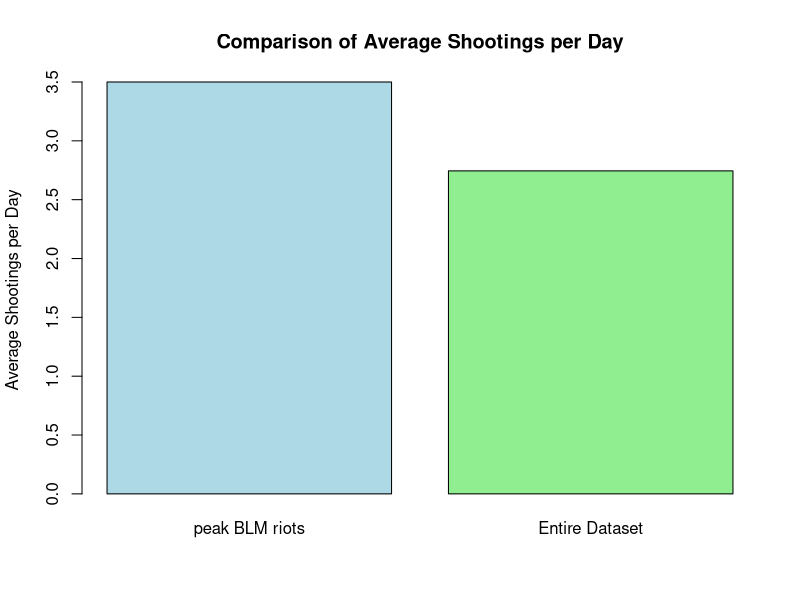
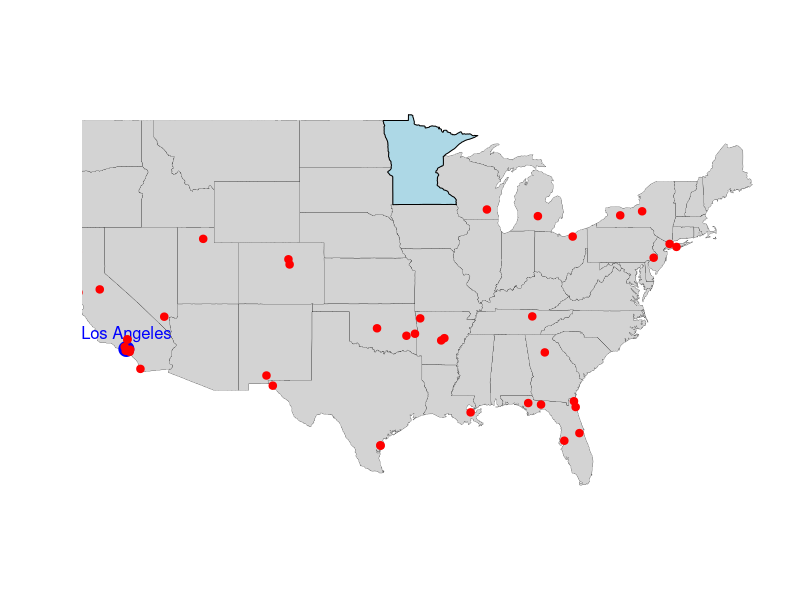
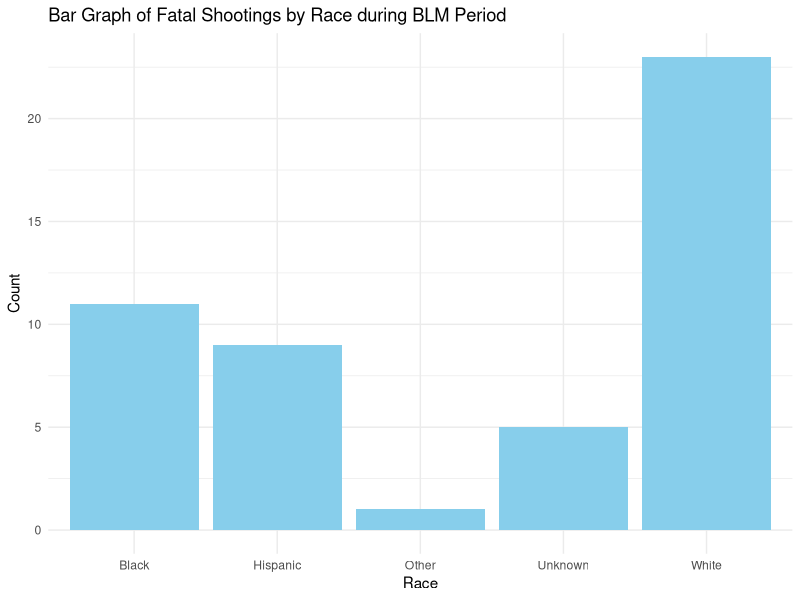
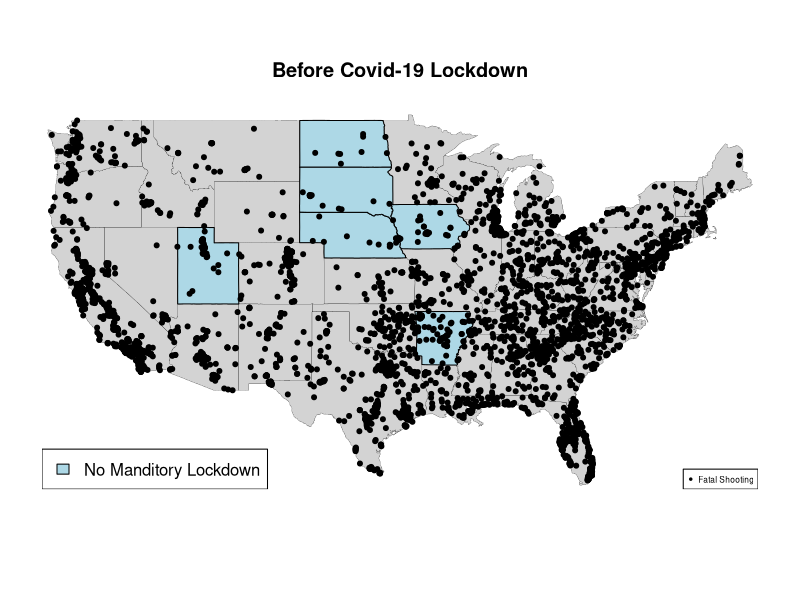
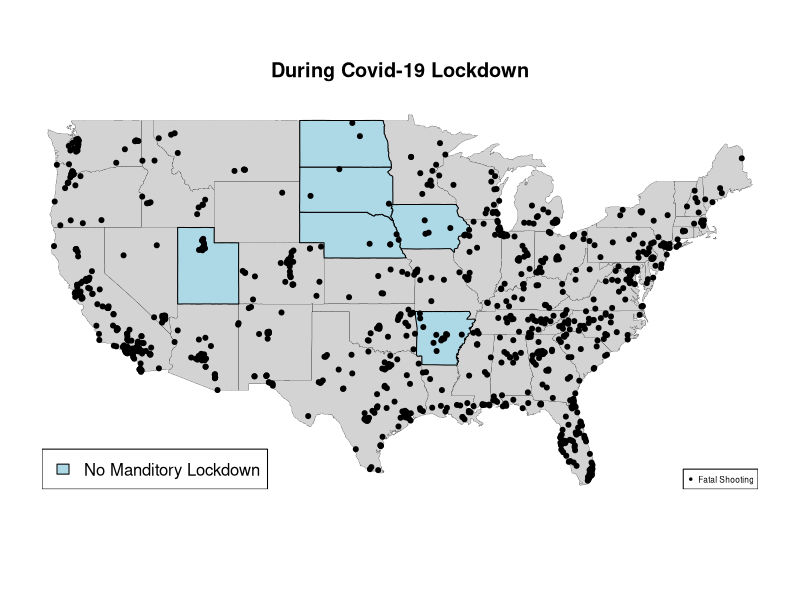
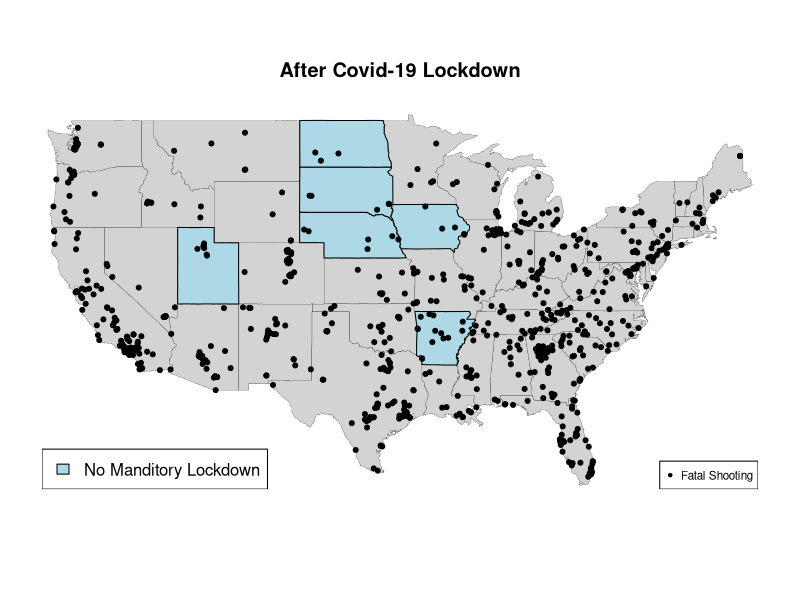
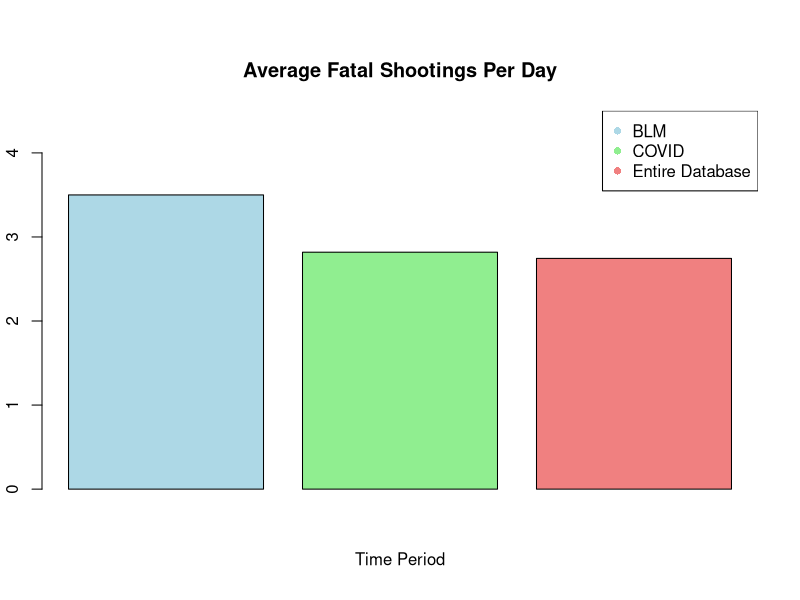
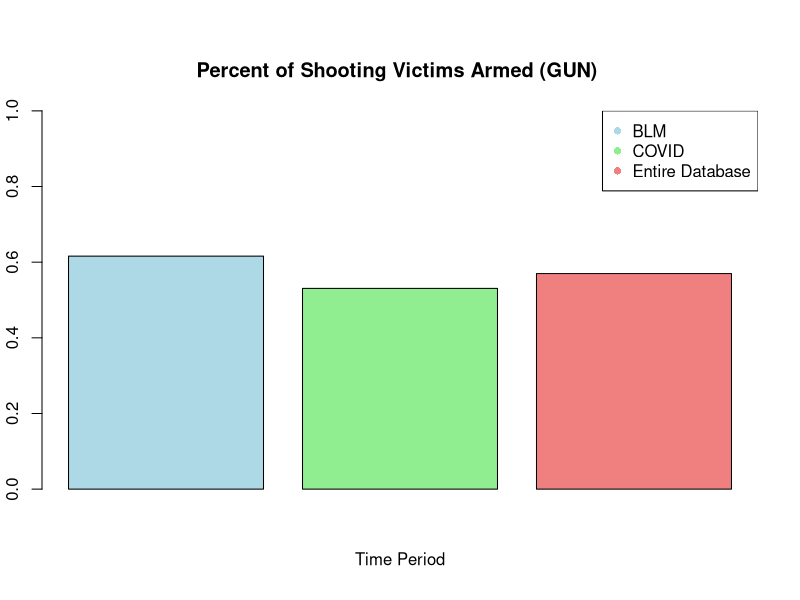

Recreate these plots in R, in order.
## ---- chunk 1
FatalShootingsStats <- read.csv("FatalPoliceShootings_US.csv")

x <-head(FatalShootingsStats, 2)

print(x)
## ---- chunk 2
suppressPackageStartupMessages(library(dplyr))
suppressPackageStartupMessages(library(maps))
suppressPackageStartupMessages(library(tidyverse))
suppressPackageStartupMessages(library(ggplot2))
## ---- chunk 3
#Convert the `date` column to Date format so can extract the year
FatalShootingsStats$date <- as.Date(FatalShootingsStats$date, format = "%m/%d/%Y")

#Made new column for year as an int
FatalShootingsStats$year <- as.integer(format(FatalShootingsStats$date, "%Y"))
## ---- chunk 4
# Specify the two specific dates
date1 <- as.Date("2020-05-26")  
date2 <- as.Date("2020-06-08")  

# Filter data for those two dates and count the total number of shootings
BLM_period <- FatalShootingsStats %>%
  filter(date >= date1 & date <= date2)
 
# Number of unique days in the time period
unique_days_period <- length(seq.Date(date1, date2, by = "day"))

# Total number of shootings in the time period
total_BLM_period <- nrow(BLM_period)

# Average shootings per day for the time period (including all days in the range)
avg_shootings_per_day_BLM <- total_BLM_period / unique_days_period

# Calculate the average number of shootings per day for the entire dataset
# Find the first and last dates in the dataset
first_date <- min(FatalShootingsStats$date)
last_date <- max(FatalShootingsStats$date)

# Number of unique days in the entire dataset (including all days between the first and last date)
unique_days_total <- length(seq.Date(first_date, last_date, by = "day"))

# Total number of shootings in the entire dataset
total_shootings_total <- nrow(FatalShootingsStats)

# Average shootings per day for the entire dataset (including all days in the range)
avg_shootings_per_day_total <- total_shootings_total / unique_days_total

# Print the results
cat("Average shootings per day for the period from May 26, 2020 to June 8, 2020 :", avg_shootings_per_day_BLM, "\n")
cat("Average shootings per day for the entire dataset:", avg_shootings_per_day_total, "\n")

## ---- chunk 5
# Create a vector with the two averages
average_shootings <- c(avg_shootings_per_day_BLM, avg_shootings_per_day_total)

# Create a bar plot
barplot(average_shootings, 
        names.arg = c("peak BLM riots", "Entire Dataset"), 
        main = "Comparison of Average Shootings per Day", 
        ylab = "Average Shootings per Day", 
        col = c("lightblue", "lightgreen"), 
        border = "black")

## ---- chunk 6
state_to_highlight <- "Minnesota"

# Basic Map Plot
maps::map("state", col = "lightgray", fill = TRUE, bg = "white", lwd = 0.2)  # Draw USA map
maps::map("state", region = state_to_highlight, col = "lightblue", fill = TRUE, add = TRUE)

# Overlay points for Los Angeles and Miami
# Coordinates for Los Angeles
points(-118.2437, 34.0522, col = "blue", pch = 19, cex = 2)  # Los Angeles

# Optionally, add text labels for the cities
text(-118.2437, 34.0522, "Los Angeles", pos = 3, col = "blue", cex = 1)

# Overlay points (longitude, latitude) on the map
points(BLM_period$longitude, BLM_period$latitude, col = "red", pch = 20, cex = 1.5)

## ---- chunk 7
ggplot(BLM_period, aes(x = race_name)) +
  geom_bar(fill = "skyblue") +
  labs(title = "Bar Graph of Fatal Shootings by Race during BLM Period",
       x = "Race",
       y = "Count") +
  theme_minimal()
## ---- chunk 8
# filtering data by covid lockdown timeline
during_date1 <- as.Date("2020-03-15")  # main US lockdown start
during_date2 <- as.Date("2021-05-01")  # need to find sorce for this date
during_covid <- FatalShootingsStats %>%
  filter(date >= during_date1 & date <= during_date2)

before_date1 <- min(FatalShootingsStats$date)  
before_date2 <- as.Date("2020-03-14")
before_covid <- FatalShootingsStats %>%
  filter(date >= before_date1 & date <= before_date2)

after_date1 <- as.Date("2021-05-01")  
after_date2 <- max(FatalShootingsStats$date)
after_covid <- FatalShootingsStats %>%
  filter(date >= after_date1 & date <= after_date2)

#total number of shootings per time period
total_shootings_during <- nrow(during_covid)
total_shootings_before <- nrow(before_covid)
total_shootings_after <- nrow(after_covid)

#total number of days in time period
unique_days_during <- length(seq.Date(during_date1, during_date2, by = "day"))
unique_days_before <- length(seq.Date(before_date1, before_date2, by = "day"))
unique_days_after <- length(seq.Date(after_date1, after_date2, by = "day"))

#shootings per day
avg_shootings_during <- total_shootings_during / unique_days_during
avg_shootings_before <- total_shootings_before / unique_days_before
avg_shootings_after <- total_shootings_after / unique_days_after

cat("Before the lockdowns: Total shootings ",total_shootings_before," Average shootings per day", avg_shootings_before, "\n")
cat("During the lockdowns: Total shootings ",total_shootings_during," Average shootings per day", avg_shootings_during, "\n")
cat("After the lockdowns: Total shootings ",total_shootings_after," Average shootings per day", avg_shootings_after, "\n")

## ---- chunk 9
state_to_highlight <- c("Arkansas", "Iowa", "Nebraska", "North Dakota", "South Dakota", "Utah", "Wyomming") #sates that never enforced lockdown

# Basic Map Plot
maps::map("state", col = "lightgray", fill = TRUE, bg = "white", lwd = 0.2)  
maps::map("state", region = state_to_highlight, col = "lightblue", fill = TRUE, add = TRUE)
points(before_covid$longitude, before_covid$latitude, col = "black", pch = 20, cex = 1.0)
legend("bottomright", legend = "Fatal Shooting", pch = 20, col = "black", cex = 0.5)
legend("bottomleft", legend = "No Manditory Lockdown", fill= "lightblue", col = "lightblue", cex = 1)
title(main= "Before Covid-19 Lockdown")

maps::map("state", col = "lightgray", fill = TRUE, bg = "white", lwd = 0.2) 
maps::map("state", region = state_to_highlight, col = "lightblue", fill = TRUE, add = TRUE)
points(during_covid$longitude, during_covid$latitude, col = "black", pch = 20, cex = 1.0)
legend("bottomright", legend = "Fatal Shooting", pch = 20, col = "black", cex = 0.5)
legend("bottomleft", legend = "No Manditory Lockdown", fill= "lightblue", col = "lightblue", cex = 1)
title(main= "During Covid-19 Lockdown")

maps::map("state", col = "lightgray", fill = TRUE, bg = "white", lwd = 0.2)  
maps::map("state", region = state_to_highlight, col = "lightblue", fill = TRUE, add = TRUE)
points(after_covid$longitude, after_covid$latitude, col = "black", pch = 20, cex = 1.0)
legend("bottomright", legend = "Fatal Shooting", pch = 20, col = "black", cex = 0.7)
legend("bottomleft", legend = "No Manditory Lockdown", fill= "lightblue", col = "lightblue", cex = 1)
title( "After Covid-19 Lockdown")
## ---- chunk 10
#"Arkansas", "Iowa", "Nebraska", "North Dakota", "South Dakota", "Utah", "Wyomming"
## Arkansas data 
before_ar <- before_covid %>%
  filter(before_covid$state == "AR" | before_covid$state == "IA" | before_covid$state == "NE" | before_covid$state == "ND" | before_covid$state == "SD" | before_covid$state == "UT" | before_covid$state == "WY" )
during_ar <- during_covid %>%
  filter(during_covid$state == "AR" | during_covid$state == "IA" | during_covid$state == "NE" | during_covid$state == "ND" | during_covid$state == "SD" | during_covid$state == "UT" | during_covid$state == "WY" )
after_ar <- after_covid %>%
  filter(after_covid$state == "AR" | after_covid$state == "IA" | after_covid$state == "NE" | after_covid$state == "ND" | after_covid$state == "SD" | after_covid$state == "UT" | after_covid$state == "WY" )

#total number of shootings per time period
total_shootings_Bar <- nrow(during_ar)
total_shootings_Dar <- nrow(before_ar)
total_shootings_Aar <- nrow(after_ar)

#shootings per day
state_avg_shootings_during <- total_shootings_Dar / unique_days_during
state_avg_shootings_before <- total_shootings_Bar / unique_days_before
state_avg_shootings_after <- total_shootings_Aar / unique_days_after

cat("Shootings per day during COVID-19 in states with no enforced lockdowns",state_avg_shootings_during,"\n","Shootings per day before COVID-19 in states with no enforced lockdowns",state_avg_shootings_before,"\n","Shootings per day after COVID-19 in states with no enforced lockdowns",state_avg_shootings_after)

## ---- chunk 11
#Finding percentages of certain conditions
bodycam_true <- c(sum(during_covid$body_camera == "TRUE"), sum(BLM_period$body_camera == "TRUE"), sum(FatalShootingsStats$body_camera == "TRUE"))

bodycam_percent <- c((bodycam_true[1]/nrow(during_covid)), (bodycam_true[2]/nrow(BLM_period)),(bodycam_true[3]/nrow(FatalShootingsStats)))

average_age <- c(mean(during_covid$age, na.rm = TRUE), mean(BLM_period$age, na.rm = TRUE), mean(FatalShootingsStats$age, na.rm = TRUE))

avg_shootings <-  c(avg_shootings_per_day_BLM, avg_shootings_during, avg_shootings_per_day_total)

gun_armedp <- c((sum(during_covid$armed == "gun") /nrow(during_covid)), (sum(BLM_period$armed == "gun") /nrow(BLM_period)), (sum(FatalShootingsStats$armed == "gun") / nrow(FatalShootingsStats)))

unarmed_armedp <- c((sum(during_covid$armed == "unarmed") /nrow(during_covid)), (sum(BLM_period$armed == "unarmed") / nrow(BLM_period)), (sum(FatalShootingsStats$armed == "unarmed") / nrow(FatalShootingsStats)))

car_armedp <- c((sum(during_covid$armed == "Vehicle") / nrow(during_covid)), (sum(BLM_period$armed == "Vehicle") / nrow(BLM_period)), (sum(FatalShootingsStats$armed == "Vehicle") / nrow(FatalShootingsStats)))

mental_illness <- c(sum(during_covid$signs_of_mental_illness == "TRUE")/nrow(during_covid), sum(BLM_period$signs_of_mental_illness == "TRUE")/nrow(BLM_period), sum(FatalShootingsStats$signs_of_mental_illness == "TRUE")/nrow(FatalShootingsStats))


BLM_Covid <- data.frame(avg_shootings, round(average_age, 1), bodycam_percent, gun_armedp, unarmed_armedp, car_armedp, mental_illness) 
names(BLM_Covid) <- c("Average Fatal Shootings Per Day", "Average Age", "Percent of officers with turned on body camera", "Armed (gun)", "Unarmed", "Armed (car)", "Signs of mental illness")
rownames(BLM_Covid) <- c("BLM", "Covid-19", "Entire Dataset")
BLM_Covid
## ---- chunk 12
#average shootings
time_period <- c("BLM", "COVID", "Entire Database")
colors <- c("lightblue", "lightgreen", "lightcoral")
barplot(BLM_Covid$`Average Fatal Shootings Per Day`, 
        col = colors,
        main = "Average Fatal Shootings Per Day",
        xlab = "Time Period", ylim = c(0,4.5) )
legend("topright", legend = time_period , col = colors, pch = 16 ) 

#armed (gun)
time_period <- c("BLM", "COVID", "Entire Database")
colors <- c("lightblue", "lightgreen", "lightcoral")
barplot(BLM_Covid$`Armed (gun)`, 
        col = colors,
        main = "Percent of Shooting Victims Armed (GUN) ",
        xlab = "Time Period", ylim = c(0,1))
legend("topright", legend = time_period , col = colors, pch = 16 )

#body camera off
time_period <- c("BLM", "COVID", "Entire Database")
colors <- c("lightblue", "lightgreen", "lightcoral")
barplot(BLM_Covid$`Percent of officers with turned on body camera`, 
        col = colors,
        main = "Percentage of Officers with Turned on Body Camera",
        xlab = "Time Period", ylim = c(0,0.5))
legend("topright", legend = time_period , col = colors, pch = 16) 

## ---- chunk 13
BLM_period$age <- as.numeric(as.character(BLM_period$age))
during_covid$age <- as.numeric(as.character(during_covid$age))
FatalShootingsStats$age <- as.numeric(as.character(FatalShootingsStats$age))

# Add AgeRange dynamically to each dataset
BLM_period$AgeRange <- cut(
  BLM_period$age,
  breaks = c(0, 18, 35, Inf),
  labels = c("0-18", "19-35", "36+"),
  right = FALSE
)

during_covid$AgeRange <- cut(
  during_covid$age,
  breaks = c(0, 18, 35, Inf),
  labels = c("0-18", "19-35", "36+"),
  right = FALSE
)

FatalShootingsStats$AgeRange <- cut(
  FatalShootingsStats$age,
  breaks = c(0, 18, 35, Inf),
  labels = c("0-18", "19-35", "36+"),
  right = FALSE
)

# Add a dataset column for identification
BLM_period$Dataset <- "BLM"
during_covid$Dataset <- "COVID"
FatalShootingsStats$Dataset <- "Entire Database"

# Combine datasets into one
combined_data <- bind_rows(BLM_period, during_covid, FatalShootingsStats)

# Calculate proportions
summary_data <- combined_data %>%
  group_by(Dataset, AgeRange) %>%
  summarise(Count = n(), .groups = "drop") %>%
  group_by(Dataset) %>%
  mutate(Proportion = Count / sum(Count))

# Create a stacked bar graph with proportions
ggplot(summary_data, aes(x = Dataset, y = Proportion, fill = AgeRange)) +
  geom_bar(stat = "identity", position = "stack") +
  geom_text(
    aes(label = scales::percent(Proportion, accuracy = 0.1)), # Format as percentage
    position = position_stack(vjust = 0.5), # Place text in the middle of each segment
    size = 3 # Adjust text size
  ) +
  labs(
    title = "Age Range Proportion Across Datasets",
    x = "Dataset",
    y = "Proportion",
    fill = "Age Range"
  ) +
  scale_y_continuous(labels = scales::percent_format()) + # Display y-axis as percentages
  theme_minimal()

## ---- chunk 14
# filtering data to include only unarmed incidents
unarmed_data <- subset(FatalShootingsStats, FatalShootingsStats$armed == "unarmed")

# count unarmed fatalities by race
unarmed_deaths_by_race <- aggregate(unarmed_data$armed, 
                                    by = list(Race = unarmed_data$race_name), 
                                    FUN = length)
colnames(unarmed_deaths_by_race)[2] <- "Unarmed_Deaths"

# count display
unarmed_deaths_by_race
# count total fatalities by race
total_deaths_by_race <- aggregate(FatalShootingsStats$armed, 
                                  by = list(Race = FatalShootingsStats$race_name), 
                                  FUN = length)

# ensure all races are represented in unarmed deaths by race
all_races <- unique(FatalShootingsStats$race_name)
unarmed_deaths_by_race <- aggregate(unarmed_data$armed, 
                                    by = list(Race = unarmed_data$race_name), 
                                    FUN = length)
unarmed_deaths_by_race <- merge(data.frame(Race = all_races), unarmed_deaths_by_race, 
                                by = "Race", all.x = TRUE)
unarmed_deaths_by_race[is.na(unarmed_deaths_by_race)] <- 0  # Replace NA with 0

# merge total deaths and unarmed deaths
race_unarmed_comparison <- merge(unarmed_deaths_by_race, total_deaths_by_race, 
                                 by = "Race", 
                                 suffixes = c("_Unarmed", "_Total"))

# calculate percentage of unarmed fatalities for each race
race_unarmed_comparison$Unarmed_Death_Percentage <- 
  (race_unarmed_comparison$x_Unarmed / race_unarmed_comparison$x_Total) * 100

# rename columns for clarity
colnames(race_unarmed_comparison) <- c("Race", "Unarmed_Deaths", "Total_Deaths", "Unarmed_Death_Percentage")

# display the updated data frame
race_unarmed_comparison

# adjust margins to give more space to labels
par(mar = c(5, 10, 4, 2) + 0.1) # Increase left margin for y-axis labels

# create a horizontal bar plot
barplot(race_unarmed_comparison$Unarmed_Death_Percentage,
names.arg = race_unarmed_comparison$Race,
main = "Percentage of Unarmed Fatalities by Race",
xlab = "Percentage of Unarmed Fatalities",
col = "lightcoral",
horiz = TRUE,       # Horizontal bars
las = 1,            # Ensure labels are horizontal on y-axis
cex.names = 0.9)    # Adjust label size if needed

# reset margins after plotting (optional if running multiple plots in sequence)
par(mar = c(5, 4, 4, 2) + 0.1)


## ---- chunk 15
# Check if the required columns exist
if (!all(c("year", "race_name") %in% colnames(FatalShootingsStats))) {
  stop("The columns 'year' and 'race_name' are missing in FatalShootingsStats.")
}

# Aggregate data to create race_year_counts
race_year_counts <- FatalShootingsStats %>%
  group_by(Year = year, Race = race_name) %>%  # Group by year and race
  summarise(Count = n(), .groups = "drop")    # Count occurrences and ungroup

# Ensure data completeness: Fill missing Year-Race combinations with zeros
race_year_counts <- race_year_counts %>%
  complete(Year, Race, fill = list(Count = 0))  # Fill missing combinations with 0 counts

# Verify the resulting dataset
print(head(race_year_counts))

# Ensure the dataset has the required columns: Year, Race, Count
# If not, aggregate data to create race_year_counts
if (!"Count" %in% colnames(race_year_counts)) {
  race_year_counts <- FatalShootingsStats %>%
    group_by(Year = year, Race = race_name) %>%
    summarise(Count = n(), .groups = "drop")
}

# Ensure data completeness: fill missing values with zeros for all combinations of Year and Race
race_year_counts <- race_year_counts %>%
  complete(Year, Race, fill = list(Count = 0))
par(mar = c(2.1, 4.1, 4.1, 10.1), xpd=TRUE)
# Set up an empty plot with the correct axes limits
plot(NULL, xlim = range(race_year_counts$Year, na.rm = TRUE), 
     ylim = c(0, 600), 
     xlab = "Year", ylab = "Number of Fatal Shootings", 
     main = "Fatal Shootings by Race Over the Years")

# Define colors for each race
race_colors <- c("blue", "green", "red", "purple", "orange", "pink", "gray")

# Get unique races
unique_races <- unique(race_year_counts$Race)

# Loop through each race to plot its line on the graph
for (i in 1:length(unique_races)) {
  # Subset data for the current race
  race_data <- subset(race_year_counts, Race == unique_races[i])
  
  # Ensure data is sorted by Year for proper line plotting
  race_data <- race_data[order(race_data$Year), ]
  
  # Plot the line for this race
  lines(race_data$Year, race_data$Count, type = "o", col = race_colors[i], pch = 16)
}

# Add a legend
legend("topright", legend = unique_races, col = race_colors, pch = 16, lty = 1,inset = c(-0.4, 0))
